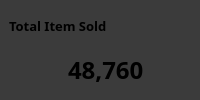
                <widget class="QWidget" name="widget_2" native="true">
                 <property name="minimumSize">
                  <size>
                   <width>170</width>
                   <height>90</height>
                  </size>
                 </property>
                 <property name="styleSheet">
                  <string notr="true">background-color: #3B3B3B;
border-radius:10px;
</string>
                 </property>
                 <layout class="QVBoxLayout" name="verticalLayout_33">
                  <property name="leftMargin">
                   <number>0</number>
                  </property>
                  <property name="topMargin">
                   <number>0</number>
                  </property>
                  <property name="bottomMargin">
                   <number>9</number>
                  </property>
                  <item>
                   <widget class="QWidget" name="widget_17" native="true">
                    <property name="minimumSize">
                     <size>
                      <width>0</width>
                      <height>25</height>
                     </size>
                    </property>
                    <layout class="QVBoxLayout" name="verticalLayout_34">
                     <property name="bottomMargin">
                      <number>0</number>
                     </property>
                     <item>
                      <widget class="QLabel" name="label_22">
                       <property name="font">
                        <font>
                         <family>Poppins SemiBold</family>
                         <pointsize>10</pointsize>
                         <bold>true</bold>
                        </font>
                       </property>
                       <property name="text">
                        <string>Total Item Sold</string>
                       </property>
                      </widget>
                     </item>
                    </layout>
                   </widget>
                  </item>
                  <item>
                   <widget class="QWidget" name="widget_74" native="true">
                    <property name="minimumSize">
                     <size>
                      <width>0</width>
                      <height>25</height>
                     </size>
                    </property>
                    <layout class="QHBoxLayout" name="horizontalLayout_31">
                     <property name="leftMargin">
                      <number>12</number>
                     </property>
                     <property name="topMargin">
                      <number>0</number>
                     </property>
                     <property name="rightMargin">
                      <number>0</number>
                     </property>
                     <property name="bottomMargin">
                      <number>0</number>
                     </property>
                     <item>
                      <widget class="QPushButton" name="pushButton_3">
                       <property name="minimumSize">
                        <size>
                         <width>30</width>
                         <height>30</height>
                        </size>
                       </property>
                       <property name="maximumSize">
                        <size>
                         <width>50</width>
                         <height>16777215</height>
                        </size>
                       </property>
                       <property name="text">
                        <string/>
                       </property>
                       <property name="icon">
                        <iconset resource="resource1_rc.qrc">
                         <normaloff>:/iCons/icons/icons8-total-sales-100.png</normaloff>:/iCons/icons/icons8-total-sales-100.png</iconset>
                       </property>
                       <property name="iconSize">
                        <size>
                         <width>50</width>
                         <height>50</height>
                        </size>
                       </property>
                       <property name="checkable">
                        <bool>true</bool>
                       </property>
                      </widget>
                     </item>
                     <item>
                      <widget class="QLabel" name="label_8">
                       <property name="font">
                        <font>
                         <family>Poppins Black</family>
                         <pointsize>18</pointsize>
                         <bold>true</bold>
                        </font>
                       </property>
                       <property name="text">
                        <string>48,760</string>
                       </property>
                      </widget>
                     </item>
                    </layout>
                   </widget>
                  </item>
                 </layout>
                </widget>
